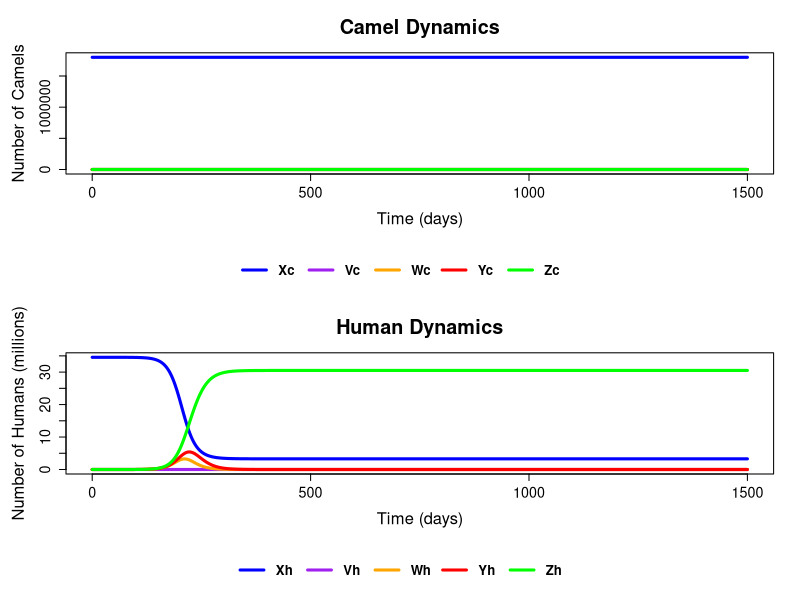

Recreate this plot in R.

library(deSolve)
########################################################################

#Ordinary differential Equations
sveir <- function(Time, State, pars){
  with(as.list(c(State,pars)),{
    Nc <- Xc + Vc + Wc + Yc + Zc  # Total camel population
    dXc <- - 1 * betacc * Xc * Yc/Nc + omegac * Vc 
    dVc <- -omegac * Vc 
    dWc <- betacc * Xc * Yc / Nc - sigmac * Wc
    dYc <- sigmac * Wc - gammac * Yc
    dZc <- gammac * Yc 
    Nh <- Xh + Vh + Wh + Yh + Zh  # Total camel population
    dXh <- - 1 * betahh * Xh * Yh/Nh - 1 * betahc * Xh * Yc/Nc + omegah * Vh 
    dVh <- -omegah * Vh 
    dWh <- betahh * Xh * Yh / Nh + betahc * Xh * Yc / Nc - sigmah * Wh
    dYh <- sigmah * Wh - gammah * Yh - muh * Yh
    dZh <- gammah * Yh 
    return(list(c(dXc, dVc, dWc, dYc, dZc, dXh, dVh, dWh, dYh, dZh)))
  })
}

param_table <- read.csv("Data.csv", sep = ";", stringsAsFactors = FALSE)

run_index <- 1

if (run_index < 1 || run_index > nrow(param_table)) {
  stop("Invalid run index. Please choose a number between 1 and ", nrow(param_table))
}

row <- param_table[run_index, ]

cat("\n--- Running scenario", run_index, "---\n")

# Extract and construct parameter vector for the model
pars <- c(
  betacc = row$betacc,
  omegac = row$omegac,
  sigmac = row$sigmac,
  gammac = row$gammac,
  betahh = row$betahh,
  betahc = row$betahc,
  omegah = row$omegah,
  sigmah = row$sigmah,
  gammah = row$gammah,
  muh = row$muh
)

# Initial values from selected row
N0c <- row$N0c
pc  <- row$pc
Y0c <- row$Y0c
Z0c <- row$Z0c
W0c <- row$W0c
V0c <- pc * N0c
X0c <- (1 - pc) * N0c - Y0c - Z0c - W0c

N0h <- row$N0h
ph  <- row$ph
Y0h <- row$Y0h
Z0h <- row$Z0h
W0h <- row$W0h
V0h <- ph * N0h
X0h <- (1 - ph) * N0h - Y0h - Z0h - W0h

init <- c(Xc = X0c, Vc = V0c, Wc = W0c, Yc = Y0c, Zc = Z0c,
          Xh = X0h, Vh = V0h, Wh = W0h, Yh = Y0h, Zh = Z0h)

# Print parameter values
cat("Parameters used in the model run:\n")
print(pars)

# Print initial conditions
cat("\nInitial values used:\n")
print(init)

# Time settings
dt <- 0.5
sim_duration <- 1500
times <- seq(0, sim_duration, by = dt)

# Solve ODEs
ode.out <- ode(init, times, sveir, pars)

# Set up a 2x1 layout with extra space for legend
layout(matrix(c(1, 2, 3, 4), nrow = 4), heights = c(4, 1, 4, 1))

# Increase margins and font
par(mar = c(5, 5, 4, 2), cex.lab = 1.5, cex.axis = 1.3, cex.main = 1.8)

## --- Camel Dynamics Plot ---
plot(ode.out[, 1], ode.out[, 2], type = "l", col = "blue", lwd = 3,
     ylim = c(0, N0c),
     xlab = "Time (days)", ylab = "Number of Camels",
     main = "Camel Dynamics")
lines(ode.out[, 1], ode.out[, 3], col = "purple", lwd = 3)
lines(ode.out[, 1], ode.out[, 4], col = "orange", lwd = 3)
lines(ode.out[, 1], ode.out[, 5], col = "red", lwd = 3)
lines(ode.out[, 1], ode.out[, 6], col = "green", lwd = 3)

## --- Camel Legend (in its own space) ---
par(mar = c(0, 0, 0, 0))  # remove margins for legend
plot.new()
legend("center", legend = c("Xc", "Vc", "Wc", "Yc", "Zc"),
       col = c("blue", "purple", "orange", "red", "green"),
       lwd = 3, horiz = TRUE, cex = 1.2, bty = "n", text.font = 2)

## --- Human Dynamics Plot ---
par(mar = c(5, 5, 4, 2))  # reset margins
plot(ode.out[, 1], ode.out[, 7] / 1e6, type = "l", col = "blue", lwd = 3,
     ylim = c(0, N0h / 1e6),
     xlab = "Time (days)", ylab = "Number of Humans (millions)",
     main = "Human Dynamics")
lines(ode.out[, 1], ode.out[, 8] / 1e6, col = "purple", lwd = 3)
lines(ode.out[, 1], ode.out[, 9] / 1e6, col = "orange", lwd = 3)
lines(ode.out[, 1], ode.out[, 10] / 1e6, col = "red", lwd = 3)
lines(ode.out[, 1], ode.out[, 11] / 1e6, col = "green", lwd = 3)

## --- Human Legend (own space) ---
par(mar = c(0, 0, 0, 0))
plot.new()
legend("center", legend = c("Xh", "Vh", "Wh", "Yh", "Zh"),
       col = c("blue", "purple", "orange", "red", "green"),
       lwd = 3, horiz = TRUE, cex = 1.2, bty = "n", text.font = 2)
